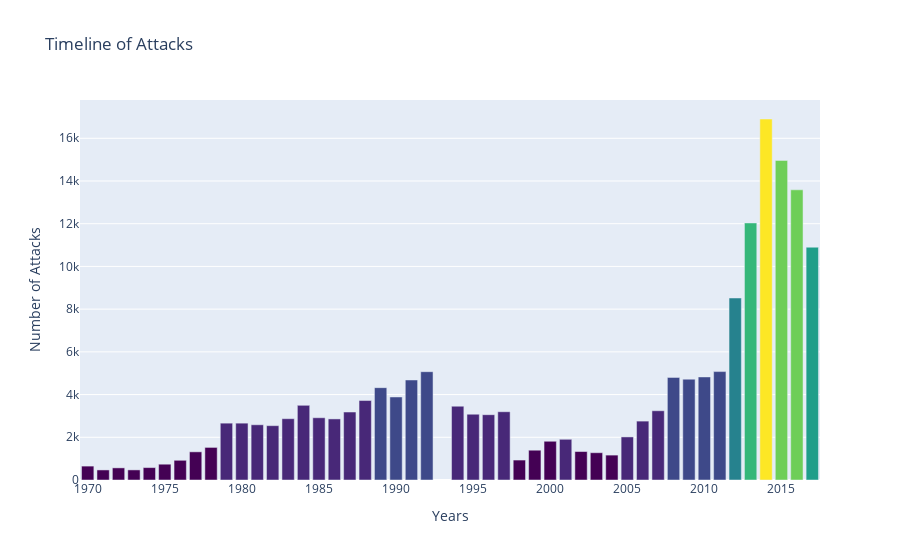

Source (notebook cell):
### Code cell
import plotly.graph_objs as go
# Calculate the number of attacks per year
attacks = df["Year"].value_counts(dropna=False).sort_index().to_frame().reset_index().rename(columns={"index": "Year", "Year": "Attacks"})

color_scale = px.colors.sequential.Viridis
colors = [color_scale[int(val / max(attacks['Attacks']) * (len(color_scale) - 1))] for val in attacks['Attacks']]

# Create the bar chart 
fig = go.Figure(data=[ go.Bar(x=attacks['Year'], y=attacks['Attacks'], marker=dict(color=colors))])
fig.update_layout(title='Timeline of Attacks', xaxis_title='Years', yaxis_title='Number of Attacks')

fig.show()

### Figure 1 — Plotly figure (JSON) as saved in the notebook; plotly's stock layout.template omitted (floating-point values rounded to 4 significant figures)
{"data": [{"marker": {"color": ["#440154", "#440154", "#440154", "#440154", "#440154", "#440154", "#440154", "#440154", "#440154", "#482878", "#482878", "#482878", "#482878", "#482878", "#482878", "#482878", "#482878", "#482878", "#482878", "#3e4989", "#3e4989", "#3e4989", "#3e4989", "#482878", "#482878", "#482878", "#482878", "#440154", "#440154", "#440154", "#482878", "#440154", "#440154", "#440154", "#482878", "#482878", "#482878", "#3e4989", "#3e4989", "#3e4989", "#3e4989", "#26828e", "#35b779", "#fde725", "#6ece58", "#6ece58", "#1f9e89"]}, "type": "bar", "x": [1970, 1971, 1972, 1973, 1974, 1975, 1976, 1977, 1978, 1979, 1980, 1981, 1982, 1983, 1984, 1985, 1986, 1987, 1988, 1989, 1990, 1991, 1992, 1994, 1995, 1996, 1997, 1998, 1999, 2000, 2001, 2002, 2003, 2004, 2005, 2006, 2007, 2008, 2009, 2010, 2011, 2012, 2013, 2014, 2015, 2016, 2017], "y": [651, 471, 568, 473, 581, 740, 923, 1319, 1526, 2662, 2662, 2586, 2544, 2870, 3495, 2915, 2860, 3183, 3721, 4324, 3887, 4683, 5071, 3456, 3081, 3058, 3197, 934, 1395, 1814, 1906, 1333, 1278, 1166, 2017, 2758, 3242, 4805, 4721, 4826, 5076, 8522, 12036, 16903, 14965, 13587, 10900]}], "layout": {"title": {"text": "Timeline of Attacks"}, "xaxis": {"title": {"text": "Years"}}, "yaxis": {"title": {"text": "Number of Attacks"}}}}
